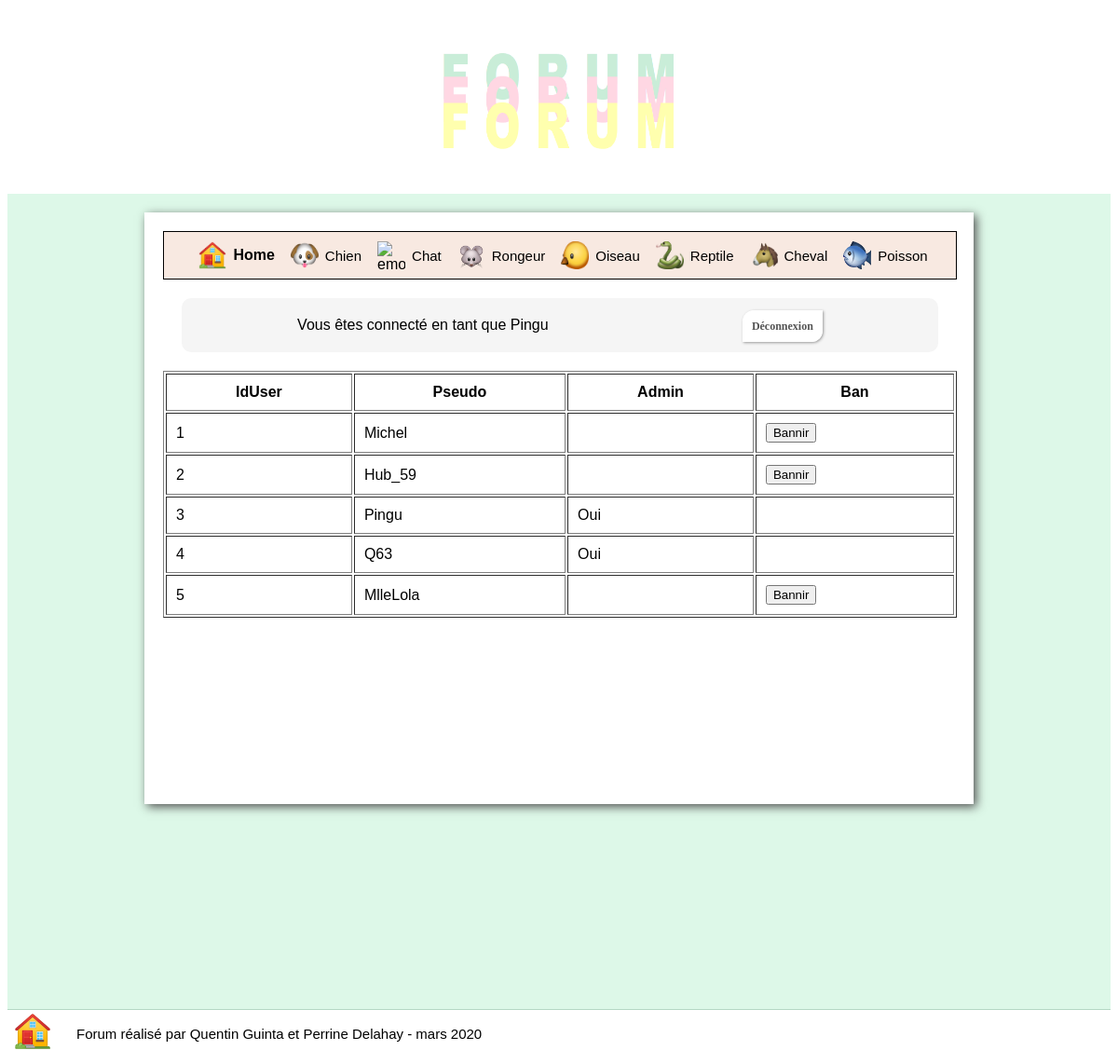
/administration.php (signed in), run on an earlier commit of the app's database.
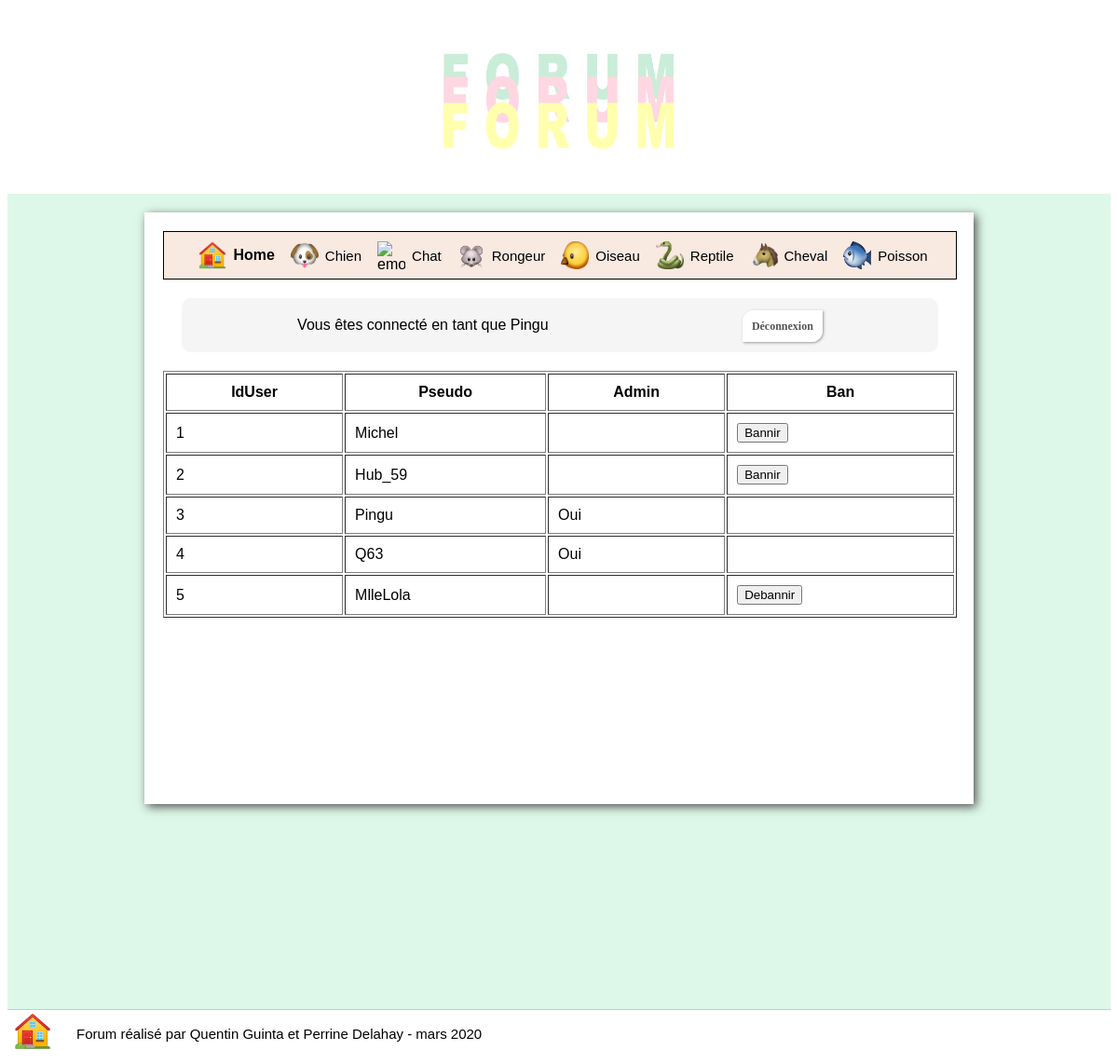
And on a later commit of the database.
### tables this page shows
CREATE TABLE IF NOT EXISTS Utilisateur(
idUser INT AUTO_INCREMENT,  
pseudo VARCHAR(64),  
email VARCHAR(64),
cheminAvatar VARCHAR(64), 
password VARCHAR(64),
isAdmin TINYINT,
isConnected TINYINT,
isBanned TINYINT,
motifBan VARCHAR(64),
dateFinBan DATETIME,
PRIMARY KEY(idUser));

### dataManagers/UtilisateurManager.php (called while the page is built, shortened)
<?php
    include_once("C:/UwAmp/www/PPE01-Le-Forum/PHP Perrine/data/Utilisateur.php");
    class UtilisateurManager
    {
        public static function findUser($pseudo)
        {
            $connex = DatabaseLinker::getConnexion();
            $user=null;
            $state=$connex->prepare("SELECT * FROM Utilisateur WHERE pseudo=?");
            $state->bindParam(1,$pseudo);
            $state->execute();
            $resultatsUsers=$state->fetchAll();
            if(!empty($resultatsUsers))
            {
                $resultUser=$resultatsUsers[0];
                $user = new Utilisateur();
                $user->setIdUser($resultUser["idUser"]);
                $user->setPseudo($resultUser["pseudo"]);
                $user->setEmail($resultUser["email"]);
                $user->setCheminAvatar($resultUser["cheminAvatar"]);
                $user->setPassword($resultUser["password"]);
                $user->setIsAdmin($resultUser["isAdmin"]);
                $user->setIsConnected($resultUser["isConnected"]);
                $user->setIsBanned($resultUser["isBanned"]);
                $user->setMotifBan($resultUser["motifBan"]);
                $user->setDateFinBan($resultUser["dateFinBan"]);
            }
            return $user;
        }
        public static function findUserWithId($idUser)
        {
            $connex = DatabaseLinker::getConnexion();
            $user=null;
            $state=$connex->prepare("SELECT * FROM Utilisateur WHERE idUser=?");
            $state->bindParam(1,$idUser);
            $state->execute();
            $resultatsUsers=$state->fetchAll();
            if(!empty($resultatsUsers))
            {
                $resultUser=$resultatsUsers[0];
                $user = new Utilisateur();
                $user->setIdUser($resultUser["idUser"]);
                $user->setPseudo($resultUser["pseudo"]);
                $user->setEmail($resultUser["email"]);
                $user->setCheminAvatar($resultUser["cheminAvatar"]);
                $user->setPassword($resultUser["password"]);
                $user->setIsAdmin($resultUser["isAdmin"]);
                $user->setIsConnected($resultUser["isConnected"]);
                $user->setIsBanned($resultUser["isBanned"]);
                $user->setMotifBan($resultUser["motifBan"]);
                $user->setDateFinBan($resultUser["dateFinBan"]);
            }
            return $user;
        }
        public static function findAllUsers()
        {
            $tabUsers = array();
            $connex = DatabaseLinker::getConnexion();
            $state = $connex->prepare("SELECT idUser FROM Utilisateur");
            $state->execute();
            $resultats = $state->fetchAll();
            foreach($resultats as $result)
            {
                $user = UtilisateurManager::findUserWithId($result["idUser"]);
                $tabUsers[] = $user;
            }
            return $tabUsers;
        }
    }
?>

### data/Utilisateur.php (called while the page is built, shortened)
<?php
    class Utilisateur
    {
        private $idUser;
        private $pseudo;
        private $isAdmin;
        private $isBanned;
        function getIsBanned() {
            return $this->isBanned;
        }
        function setIsBanned($isBanned) {
            $this->isBanned = $isBanned;
        }
        function getIdUser()
        {
            return $this->idUser;
        }
        function getPseudo()
        {
            return $this->pseudo;
        }
        function getIsAdmin()
        {
            return $this->isAdmin;
        }
        function setIdUser($idUser)
        {
            $this->idUser = $idUser;
        }
        function setPseudo($pseudo)
        {
            $this->pseudo = $pseudo;
        }
        function setIsAdmin($isAdmin)
        {
            $this->isAdmin = $isAdmin;
        }
    }

### administration.php (the view, shortened to what this page needs)
<?php
    include_once("include/header.php");
    include_once("data/Utilisateur.php");
    include_once("dataManagers/UtilisateurManager.php");
    if(isset($_SESSION["login"]))
    {
?>
        <div class="session-container">
<?php
            echo "Vous êtes connecté en tant que ".$_SESSION["login"];
            $currentUser = UtilisateurManager::findUser($_SESSION["login"]);
?>
            <div class="deco-bouton"> <a href="index.php?deco=true">Déconnexion</a> </div>
        </div>
<?php
        if($currentUser->getIsAdmin()==1)
        {
            $tabUsers = UtilisateurManager::findAllUsers();
?>
        <div class="tab-users">
            <table border="1" cellpadding="10" width="100%">
                <tr>
                    <th>IdUser</th>
                    <th>Pseudo</th>
                    <th>Admin</th>
                    <th>Ban</th>
                </tr>
<?php
            foreach ($tabUsers as $user)
            {
?>
                <tr>
                    <td> <?php echo $user->getIdUser(); ?></td>
                    <td> <?php echo $user->getPseudo(); ?></td>
                    <td> <?php if($user->getIsAdmin()==1){echo "Oui";}else{echo"";} ?></td>
                    <td>
<?php
                        if($user->getIsBanned()==0 && $user->getIsAdmin()==0)
                        {
?>
                            <form method="POST" action="updateBan.php">
                                <input type="submit" value="Bannir"/>
                            </form>
<?php
                        }
                        else if($user->getIsBanned()==1 && $user->getIsAdmin()==0)
                        {
?>
                            <form method="POST" action="updateBan.php">
                                <input type="submit" value="Debannir"/>
                            </form>
<?php
                        }
?>
                    </td>
                </tr>
<?php
            }
?>
            </table>
        </div>
<?php
        }
    }
    include_once("include/footer.php");
?>

### include/header.php (shortened to what this page needs)
<!DOCTYPE html>
<html lang="fr">
    <head>
        <link rel="stylesheet" type="text/css" href="css/general.css" media="all"/>
    </head>
    <body>
        <div class="page-container">
            <div class="entete">
                <a class="entete-link" href="index.php">
                    <img src="images-general/forum-logo.png" alt="logo"/>
                </a>
            </div>
            <div class="page-content">
                <div class="bandeau-navigation-top">
                    <a class="navigation-link" href="index.php">
                        <img src="images-general/emoji-home.png" alt="emoji-home"/>
                        <div class="home-link">Home</div>
                    </a>
                    <a class="navigation-link" href="sujet.php?idCateg=1">
                        <img src="images-general/emoji-dog.png" alt="emoji-dog"/>
                        <span>Chien</span>
                    </a>
                    <a class="navigation-link" href="sujet.php?idCateg=2">
                        <img src="images-general/emoji-cat.png" alt="emoji-cat"/>
                        <span>Chat</span>
                    </a>
                    <a class="navigation-link" href="sujet.php?idCateg=3">
                        <img src="images-general/emoji-mouse.png" alt="emoji-souris"/>
                        <span>Rongeur</span>
                    </a>
                    <a class="navigation-link" href="sujet.php?idCateg=4">
                        <img src="images-general/emoji-bird.png" alt="emoji-bird"/>
                        <span>Oiseau</span>
                    </a>
                    <a class="navigation-link" href="sujet.php?idCateg=5">
                        <img src="images-general/emoji-snake.png" alt="emoji-reptile"/>
                        <span>Reptile</span>
                    </a>
                    <a class="navigation-link" href="sujet.php?idCateg=6">
                        <img src="images-general/emoji-horse.png" alt="emoji-horse"/>
                        <span>Cheval</span>
                    </a>
                    <a class="navigation-link" href="sujet.php?idCateg=7">
                        <img src="images-general/emoji-fish.png" alt="emoji-fish"/>
                        <span>Poisson</span>
                    </a>
                </div>

### include/footer.php
        </div>
    </div>
    <div class="bandeau-bottom">
        <a class="accueil-link" href="index.php">
            <img src="images-general/emoji-home.png" alt="logo-home"/>
        </a>
        <span>Forum réalisé par Quentin Guinta et Perrine Delahay - mars 2020</span>
    </div>
    </body>
</html>

### css/general.css (style rules this page uses)
img { width: 40px; height: 40px; }
.page-container { font-family: tahoma, sans-serif; display: flex; justify-content: center; align-items: center; flex-direction: column; background: #DDF8E8; padding-bottom: 200px; height: 100%; width: 100%; }
.page-content { margin-top: 20px; width: 850px; background: white; padding: 20px; margin-bottom: 20px; box-shadow: 3px 3px 10px #525252; display: flex; flex-direction: column; justify-content: center; flex-wrap: wrap; padding-bottom: 200px; }
.entete img { width: 70%; height: 100%; }
.entete { display: flex; align-items: center; justify-content: center; width: 100%; height: 200px; background-color: white; flex-direction: column; flex-wrap: wrap; }
.entete-link { display: flex; align-items: center; justify-content: center; flex-wrap: wrap; }
.navigation-link { display: flex; align-items: center; text-decoration: none; padding: 5px; color: black; }
.home-link { font-weight: bold; }
.bandeau-navigation-top { width: 100%; height: 50px; background: #F8E9E1; display: flex; justify-content: center; align-items: center; font-family: tahoma, sans-serif; border: 0.5px solid black; }
.bandeau-navigation-top img { height: 30px; width: 30px; margin-right: 7px; margin-left: 7px; }
.bandeau-navigation-top span { color: black; font-weight: normal; font-size: 15px; }
.bandeau-bottom { width: 100%; height:50px; display: flex; justify-content: flex-start; align-items: center; font-family: tahoma, sans-serif; border-top: 0.5px solid #B4D8C4; }
.bandeau-bottom span { color:black; font-size: 15px; margin-left: 20px; }
.bandeau-bottom img { height: 40px; width: 40px; margin-right: 7px; margin-left: 7px; }
.session-container { margin: 20px; background: #f5f5f5; display: flex; flex-wrap: wrap; justify-content: space-around; padding: 20px; border-radius: 10px; align-items: center; }
.deco-bouton a { border-radius:12px 0 12px 0; background-color: white; border:none; color:#555; font: bold 12px Verdana; padding:10px; box-shadow:1px 1px 3px #999; text-decoration: none; }
.deco-bouton { text-decoration: none; }
.tab-users { border: 0.5px; }

What changed in the data, as far as the page shows it:
changed utilisateur "MlleLola": isBanned 0 → 1 (drawn); value "Bannir" → "Debannir"
